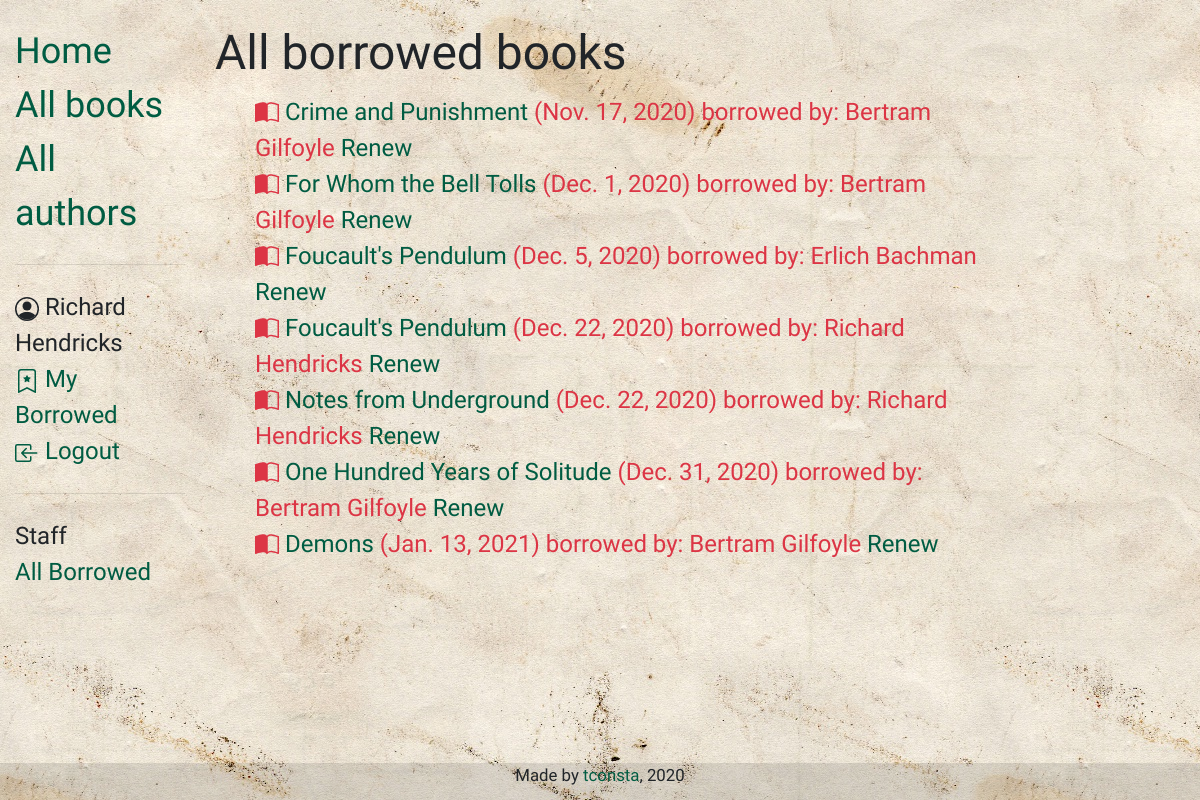
Page /catalog/borrowed/ (signed in) on the committed database.
### catalog/models.py (models this page shows, shortened)
class BookInstance(models.Model):
    id = models.UUIDField(primary_key=True, default=uuid.uuid4,
                          help_text='Unique ID for this particular book across whole library')
    book = models.ForeignKey('Book', on_delete=models.SET_NULL, null=True)
    imprint = models.CharField(max_length=200)
    due_back = models.DateField(null=True, blank=True)
    borrower = models.ForeignKey(User, on_delete=models.SET_NULL, null=True, blank=True)
    LOAN_STATUS = (
        ('m', 'Maintenance'),
        ('o', 'On loan'),
        ('a', 'Available'),
        ('r', 'Reserved'),
    )
    status = models.CharField(
        max_length=1,
        choices=LOAN_STATUS,
        blank=True,
        default='m',
        help_text='Book availability',
    )
    class Meta:
        ordering = ['due_back']
        permissions = (("can_mark_returned", "Set book as returned"),)
    @property
    def is_overdue(self):
        if self.due_back and date.today() > self.due_back:
            return True
        return False

class Book(models.Model):
    title = models.CharField(max_length=200)
    author = models.ForeignKey('Author', on_delete=models.SET_NULL, null=True)
    summary = models.TextField(max_length=1000, help_text='Enter a brief description of the book')
    isbn = models.CharField('ISBN', max_length=13, unique=True,
                            help_text='13 Character <a href="https://www.isbn-international.org/content/what-isbn'
                                      '">ISBN number</a>')
    genre = models.ManyToManyField(Genre, help_text='Select a genre for this book')
    language = models.ForeignKey('Language', on_delete=models.SET_NULL, null=True)
    cover = models.ImageField(upload_to='images', null=True, blank=True)
    def display_genre(self):
        """Create a string for the Genre. This is required to display genre in Admin."""
        return ', '.join(genre.name for genre in self.genre.all()[:3])
    display_genre.short_description = 'Genre'

### catalog/views.py (the view)
# urls.py: path('borrowed/', views.AllBorrowedListView.as_view(), name='all-borrowed'),
class AllBorrowedListView(PermissionRequiredMixin, generic.ListView):
    permission_required = 'catalog.can_mark_returned'
    model = BookInstance
    template_name = 'catalog/all_borrowed.html'
    paginate_by = 10
    def get_queryset(self):
        return BookInstance.objects.filter(status__exact='o').order_by('due_back')

### catalog/templates/catalog/all_borrowed.html (shortened to what this page needs)
{% extends "catalog/base.html" %}
{% block content %}
    <h1>All borrowed books</h1>
    {% if bookinstance_list %}
    <ul>
      {% for bookinst in bookinstance_list %}
      <li class="{% if bookinst.is_overdue %}text-danger{% endif %} borrowed-list">
        <a href="{% url 'book-detail' bookinst.book.pk %}">{{bookinst.book.title}}</a> ({{ bookinst.due_back }})
        borrowed by: {{bookinst.borrower.first_name}} {{bookinst.borrower.last_name}}
        <a href="{% url 'renew-book-librarian' bookinst.id %}">Renew</a>
      </li>
      {% endfor %}
    </ul>
    {% else %}
      <p>There are no books borrowed.</p>
    {% endif %}
{% endblock %}

### catalog/templates/catalog/base.html (shortened to what this page needs)
{% load static %}
<!DOCTYPE html>
<html lang="en">
<head>
  <link rel="stylesheet" href="https://cdn.jsdelivr.net/npm/bootstrap@4.5.3/dist/css/bootstrap.min.css">
  <link rel="stylesheet" type="text/css" href="{% static 'css/style.css' %}">
</head>
<body>
  <div class="container-fluid">
      <div class="row">
        <div class="col-lg-2">
        {% block sidebar %}
          <ul class="sidebar-nav">
            <li><a href="{% url 'index' %}">Home</a></li>
            <li><a href="{% url 'books' %}">All books</a></li>
            <li><a href="{% url 'authors' %}">All authors</a></li>
            <hr>
            {% if user.is_authenticated %}
            <li class="li-login">
              {{ user.get_full_name }}</li>
            <li class="li-login">
              <a href="{% url 'my-borrowed' %}">
                My Borrowed
              </a></li>
            <li class="li-login"><a href="{% url 'logout'%}?next={{request.path}}">
              Logout
            </a></li>
            {% endif %}
            {% if perms.catalog.can_mark_returned %}
            <hr>
            <li class="li-login">
              Staff
            </li>
            <li class="li-login">
              <a href="{% url 'all-borrowed' %}">
                All Borrowed
              </a></li>
            {% endif %}
          </ul>
       {% endblock %}
        </div>
        <div class="col-lg-8 content">
          {% block content %}{% endblock %}
        </div>
        <div class="col-lg-2 right-col">
        </div>
      </div>
    </div>
    <footer class="footer">
      <div class="container">
          <div class="text-center madeby">
              <span>Made by <a href="https://tconsta.github.io/">tconsta</a>, 2020</span>
          </div>
      </div>
    </footer>
</body>
</html>

### catalog/static/css/style.css (style rules this page uses)
html { position: relative; min-height: 100%; font-size: 1.5rem; }
body { padding-top: 1rem; margin-bottom: 4rem; background-image: url("/static/img/paper.jpg"); font-family: 'Fondamento', cursive; }
.footer { position: absolute; bottom: 0; width: 100%; background-color: rgba(0, 0, 0, 0.1); padding-bottom: 0.5rem; }
.sidebar-nav { font-size: 1.5em; padding: 0; list-style: none; }
.li-login { font-size: 1rem; }
a:link { color: #005C42; background-color: transparent; text-decoration: none; }
.author-list, .author-book, .borrowed-list { list-style: none; }
h1 { font-size: 2rem; }
.madeby { font-family: 'Krona One', sans-serif; font-size: 0.7rem; }

### rows in the picture
BookInstance: book "Crime and Punishment", due_back "Nov. 17, 2020", borrower.first_name "Bertram", borrower.last_name "Gilfoyle"
BookInstance: book "For Whom the Bell Tolls", due_back "Dec. 1, 2020", borrower.first_name "Bertram", borrower.last_name "Gilfoyle"
BookInstance: book "Foucault's Pendulum", due_back "Dec. 5, 2020", borrower.first_name "Erlich", borrower.last_name "Bachman"
BookInstance: book "Foucault's Pendulum", due_back "Dec. 22, 2020", borrower.first_name "Richard", borrower.last_name "Hendricks"
BookInstance: book "Notes from Underground", due_back "Dec. 22, 2020", borrower.first_name "Richard", borrower.last_name "Hendricks"
BookInstance: book "One Hundred Years of Solitude", due_back "Dec. 31, 2020", borrower.first_name "Bertram", borrower.last_name "Gilfoyle"
BookInstance: book "Demons", due_back "Jan. 13, 2021", borrower.first_name "Bertram", borrower.last_name "Gilfoyle"

### other values in the picture
{{ user.get_full_name }} "Richard Hendricks"
